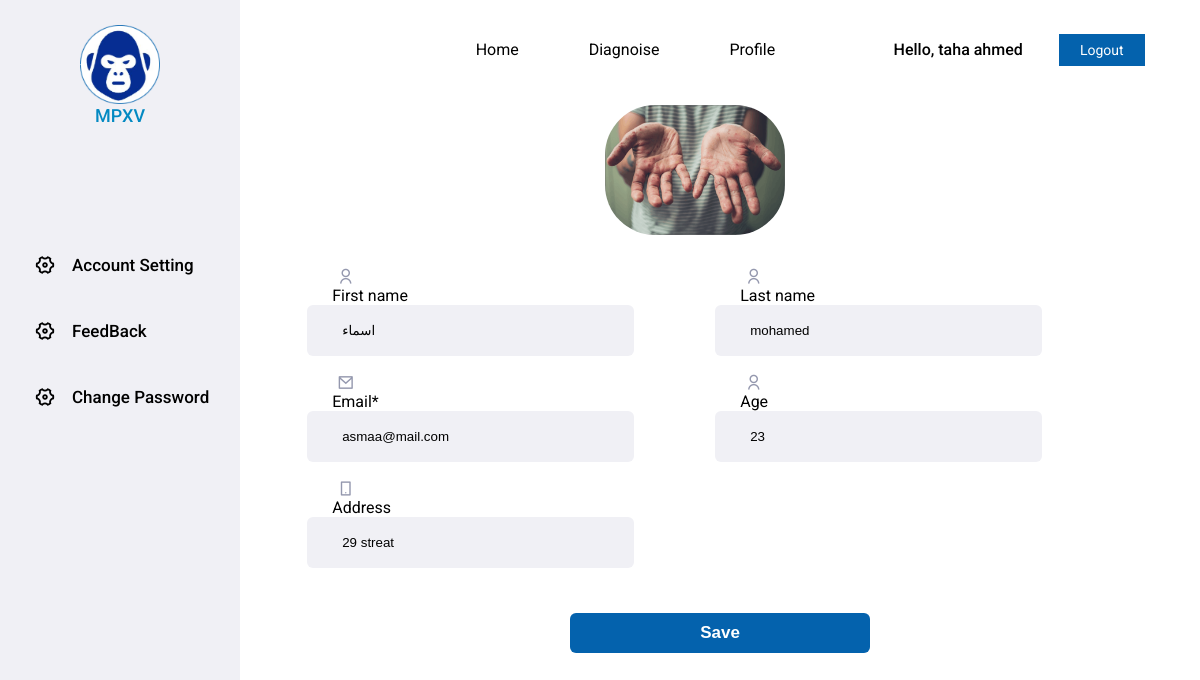
The app's page /accounts/profile/asmaa/ (signed in), older data.
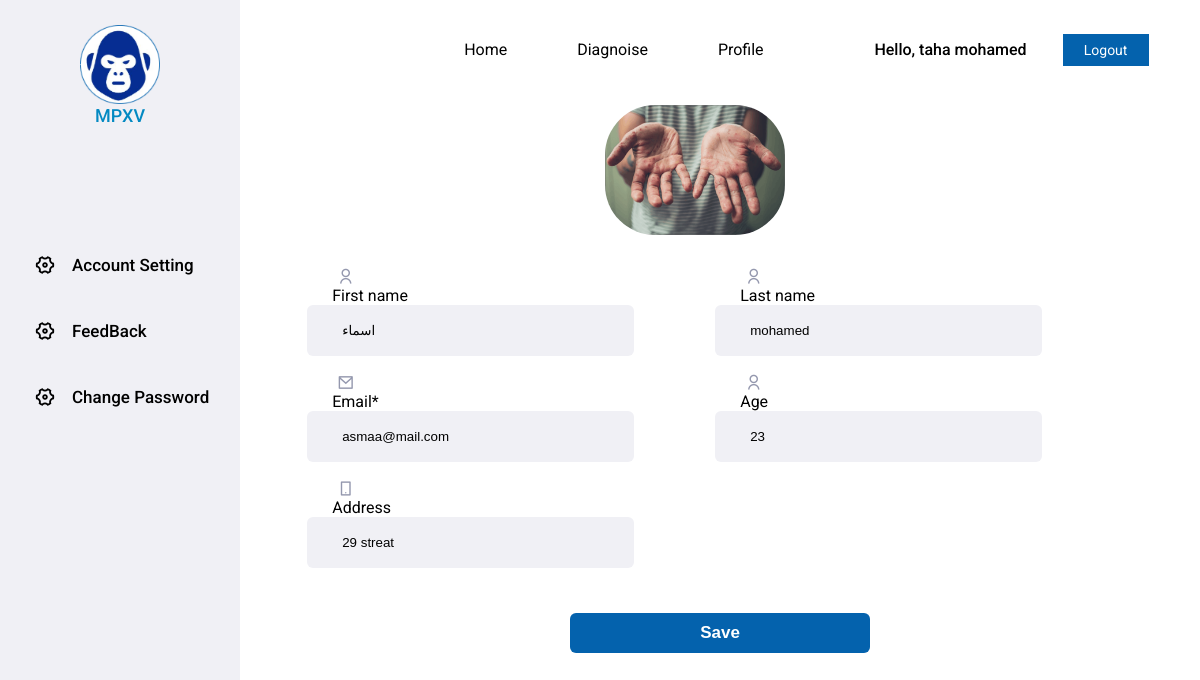
The same page, newer data.
### accounts/models.py (models this page shows, shortened)
class CustomUser(AbstractUser):
    email = models.EmailField(unique=True)
    USERNAME_FIELD = 'email'
    REQUIRED_FIELDS = ['username']
    is_doctor = models.BooleanField(default=False)
    is_admmin = models.BooleanField(default=False)
    is_user = models.BooleanField(default=False)
    image = models.ImageField(upload_to=image_upload, blank=True, null=True)
    age = models.PositiveIntegerField(null=True, blank=True)
    slug = models.SlugField(blank=True, null=True)
    address =models.CharField(max_length=50, blank=True, null=True)
    phone = models.CharField(max_length=11, null=True, blank=True)
    verify_image=models.BooleanField(default=False)
    rate1=models.BooleanField(default=False)
    rate2=models.BooleanField(default=False)
    rate3=models.BooleanField(default=False)
    rate4=models.BooleanField(default=False)
    rate5=models.BooleanField(default=False)

### accounts/views.py (the view, shortened to what this page needs)
# urls.py: path("profile/<str:slug>/",CustomeUserUpdateView.as_view(),name="profile"),
class CustomeUserUpdateView(LoginRequiredMixin,UpdateView):
    model = CustomUser
    template_name = "roles/user_settings.html"
    fields = ['first_name', 'last_name', 'email','age','address','phone']

### accounts/templates/roles/user_settings.html (shortened to what this page needs)
{% load static %}
{% load bootstrap4 %}
{% load crispy_forms_tags %}
<!DOCTYPE html>
<html lang="en">
<head>
    <link rel="stylesheet" href="{% static 'css/dashboard.css' %}">
    <link href="https://cdn.jsdelivr.net/npm/remixicon@2.5.0/fonts/remixicon.css" rel="stylesheet">
    <link rel="stylesheet" href="https://unpkg.com/boxicons@latest/css/boxicons.min.css">
    <link rel="stylesheet" href="https://cdnjs.cloudflare.com/ajax/libs/font-awesome/6.3.0/css/all.min.css"
 />
</head>
<body>
    <div class="page">
        <div class="sidebar">
            <ul>
                <li><a href="#" class="logo">
                        <img src="{% static 'imgs/logo.png' %}" alt="Logo">
                        <span class="logo-info">MPXV</span>
                    </a></li>
                <li><a href="{% url 'accounts:profile' request.user.slug %}">
                        <i class="ri-settings-4-line"></i>
                        <span class="sidebar-item">Account Setting
                        </span>
                    </a></li>
                <li><a href="{% url 'accounts:feedback' request.user.slug %}">
                        <i class="ri-settings-4-line"></i>
                        <span class="sidebar-item">FeedBack
                        </span>
                    </a></li>
                    <li><a href="{% url 'accounts:change_password' request.user.slug %}">
                        <i class="ri-settings-4-line"></i>
                        <span class="sidebar-item">Change Password
                        </span>
                    </a></li>
            </ul>
        </div>
        <div class="content">
            <div class="head">
                <div class="mid-h">
                    <ul>
                        <li><a class="active" href="{% url 'home' %}">Home</a></li>
                        <li><a href="{% url 'diagonsis:upload_test' %}">Diagnoise</a></li>
                        <li><a href="{% url 'accounts:profile' request.user.slug %}">Profile</a></li>
                    </ul>
                </div>
                <div class="r-h">
                    <span class="r-h-info">Hello, {{request.user.first_name}}</span>
                    <div class="log-out">
                        <a href="{% url 'logout' %}"><input type="submit" value="Logout" class="logout"/></a>
                    </div>
                </div>
            </div>
            {% block content %}
            <div class="profile-img">
                <img src="{% static 'imgs/p7.png' %}" alt="">
            </div>
            <form method="post">
                <div class="user-settings-grid">
                    <div class="left-side">
                        <div class="input-2">
                            <i class="ri-user-line"></i>
                            {{form.first_name|as_crispy_field }}
                        </div>
                        <div class="input-3">
                            <i class="ri-mail-line"></i>
                            {{form.email|as_crispy_field }}
                        </div>
                        <div class="input-5">
                            <i class="ri-smartphone-line"></i>
                            {{form.address|as_crispy_field }}
                        </div>
                    </div>
                    <div class="right-side">
                        <div class="input-4">
                            <i class="ri-user-line"></i>
                            {{form.last_name|as_crispy_field }}
                        </div>
                        <div class="input-1">
                            <i class="ri-user-line"></i>
                            {{form.age|as_crispy_field }}
                        </div>
                    </div>
                </div>
                <div class="user-save">
                    <input type="submit" value="Save">
                </div>
            </form>
        </div>
        {% endblock content %}
    </div>
</body>
</html>

### static/css/dashboard.css (style rules this page uses)
* { box-sizing: border-box; -webkit-box-sizing: border-box; -ms-box-sizing: border-box; padding: 0; margin: 0; list-style: none; text-decoration: none; }
:root { --main-color: #0462ad; --sub-color: #0389c2; --sidebar-color: #f0f0f5; }
html { scroll-behavior: smooth; }
body { min-height: 100vh; font-family: "Roboto", sans-serif; }
.page { display: flex; }
.page .sidebar { position: relative; top: 0; left: 0; bottom: 0; height: 100vh; background-color: var(--sidebar-color); min-width: 240px; overflow: hidden; min-height: 100vh; }
.page .sidebar .logo { display: flex; text-align: center; margin: 30px 0 0 60px; position: relative; top: -25px; }
.page .sidebar .logo img { width: 80px; }
.page .sidebar .logo .logo-info { position: relative; bottom: -80px; left: -65px; font-size: 18px; font-weight: 500; color: var(--sub-color); }
.page .sidebar a { position: relative; padding: 20px; color: black; display: table; width: 240px; top: 80px; }
.page .sidebar i { text-align: center; font-size: 22px; margin-left: 14px; position: relative; bottom: -5px; }
.page .sidebar .sidebar-item { position: relative; margin-left: 16px; font-size: 17px; font-weight: 500; }
.page .content { overflow: hidden; width: 100%; }
.page .content .head { display: flex; justify-content: space-around; padding-top: 40px; width: 100%; height: 150px; }
.page .content .head .r-h { display: flex; justify-content: space-between; }
.page .content .head .r-h .r-h-info { margin-right: 18px; margin-left: 8px; font-weight: 500; }
.page .content .head .r-h .log-out { margin-top: -6px; }
.page .content .head .r-h .log-out input { all: unset; cursor: pointer; color: white; background-color: var(--main-color); position: relative; padding: 0 18px 0 18px; height: 30px; width: 48px; font-size: 14px; text-align: center; transition: 0.2s; margin-left: 18px; border: 1px solid var(--main-color); }
.page .content .head .mid-h ul { display: flex; }
.page .content .head .mid-h ul li { margin-left: 70px; }
.page .content .head .mid-h ul li a { color: black; line-height: 20px; }
.user-settings-grid { display: grid; grid-template-columns: repeat(2, 1fr); width: 85%; margin-left: 7%; }
.page .content .user-settings-grid label { font-size: 16px; margin-left: 25px; }
.page .content .user-settings-grid input { margin-bottom: 15px; padding: 18px 35px; width: 80%; border: none; border-radius: 6px; background-color: var(--sidebar-color); outline: none; }
.page .content .user-settings-grid i { position: relative; left: 30px; font-size: 17px; color: #9498ae; top: 3px; }
.page .content .user-save { display: flex; justify-content: center; align-items: center; margin-top: 30px; }
.page .content .user-save input { outline: none; border: none; background-color: var(--main-color); color: white; padding: 10px 130px; border-radius: 6px; font-size: 17px; font-weight: 600; cursor: pointer; }
.page .content .profile-img { display: flex; justify-content: center; align-items: center; margin: -45px 0 30px -50px; }
.page .content .profile-img img { width: 180px; border-radius: 50px; }

### accounts/templates/roles/user_settings.html (style rules this page uses)
label { display: block; }

Row changes from the older to the newer data that the page shows:
changed CustomUser: user.first_name "taha ahmed" → "taha mohamed"
